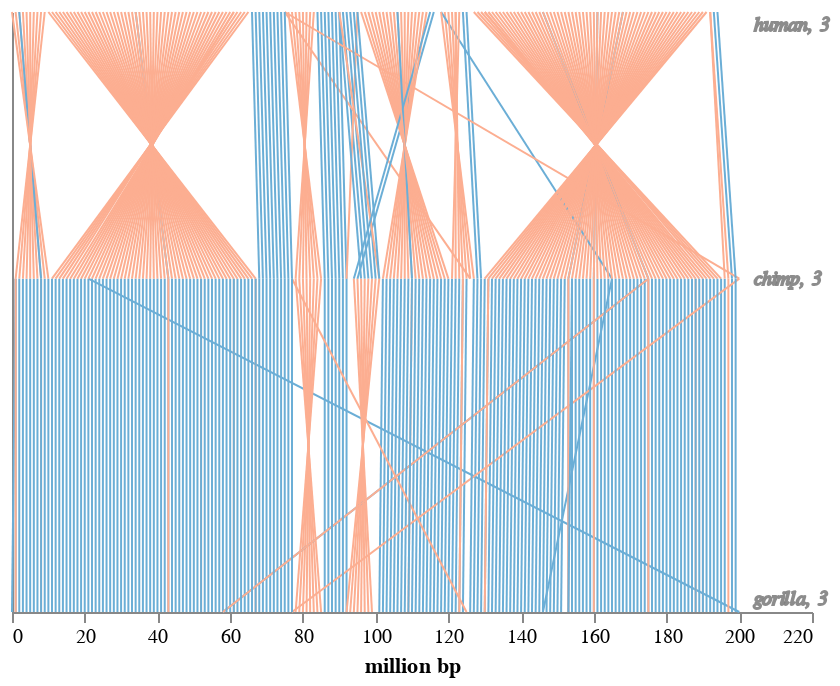

Here is the notebook cell this chart was saved with:
### Markdown cell above
*Chromosome 3 events*
- Human, several large inversions

### Code cell
chromosome_graph('chimp3_x2.csv', 'human', '3', 'chimp', '3', 'gorilla','3')

### Figure 1 — Vega-Lite specification as saved in the notebook (floating-point values rounded to 4 significant figures; data arrays with more than 128 entries replaced by an {"elided": "..."} marker saying what was removed)
{"config": {"view": {"continuousWidth": 400, "continuousHeight": 300, "stroke": "transparent"}, "axis": {"grid": false}}, "layer": [{"data": {"name": "data-8c2c350a71b4521fa4023698b86154d5"}, "mark": "line", "encoding": {"color": {"type": "nominal", "field": "color", "scale": {"domain": ["same orientation", "inversed"], "range": ["#6baed6", "#fcae91"]}, "title": ""}, "x": {"type": "quantitative", "axis": {"grid": false}, "field": "x"}, "x2": {"field": "x2"}, "y": {"type": "quantitative", "axis": {"grid": false}, "field": "y"}, "y2": {"field": "y2"}}}, {"data": {"name": "data-c4f537657df75805feb94027fc4f14ea"}, "mark": {"type": "text", "align": "left", "fontSize": 10, "fontStyle": "italic", "opacity": 0.9, "stroke": "grey"}, "encoding": {"color": {"type": "nominal", "field": "color", "legend": null, "scale": {"domain": ["same orientation", "inversed"], "range": ["#6baed6", "#fcae91"]}}, "text": {"type": "nominal", "field": "text"}, "x": {"type": "quantitative", "field": "x"}, "y": {"type": "quantitative", "field": "y"}}}, {"mark": "text", "encoding": {"color": {"type": "nominal", "field": "color", "legend": {"orient": "left", "symbolType": "stroke", "title": ""}, "scale": {"domain": ["same orientation", "inversed"], "range": ["#6baed6", "#fcae91"]}}, "x": {"type": "quantitative", "axis": {"grid": false, "ticks": true, "title": "million bp"}, "field": "x"}, "y": {"type": "quantitative", "axis": {"grid": false, "labels": false, "ticks": false, "title": ""}, "field": "y"}}}], "$schema": "https://vega.github.io/schema/vega-lite/v4.0.0.json", "datasets": {"data-8c2c350a71b4521fa4023698b86154d5": {"elided": "428 records"}, "data-c4f537657df75805feb94027fc4f14ea": [{"x": 204, "y": 440, "text": "human, 3"}, {"x": 204, "y": 250, "text": "chimp, 3"}, {"x": 204, "y": 10, "text": "gorilla, 3"}]}}
